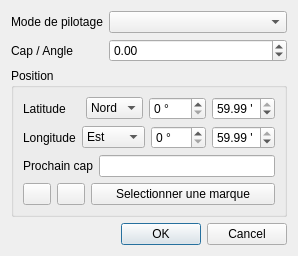
<?xml version="1.0" encoding="UTF-8"?>
<ui version="4.0">
 <class>pilototo_param_ui</class>
 <widget class="QDialog" name="pilototo_param_ui">
  <property name="geometry">
   <rect>
    <x>0</x>
    <y>0</y>
    <width>286</width>
    <height>234</height>
   </rect>
  </property>
  <property name="windowTitle">
   <string>Instruction du pilototo</string>
  </property>
  <layout class="QVBoxLayout" name="verticalLayout">
   <item>
    <layout class="QFormLayout" name="formLayout">
     <property name="formAlignment">
      <set>Qt::AlignCenter</set>
     </property>
     <item row="0" column="0">
      <widget class="QLabel" name="label">
       <property name="text">
        <string>Mode de pilotage</string>
       </property>
      </widget>
     </item>
     <item row="0" column="1">
      <widget class="QComboBox" name="mode"/>
     </item>
     <item row="1" column="0">
      <widget class="QLabel" name="label_2">
       <property name="text">
        <string>Cap / Angle</string>
       </property>
      </widget>
     </item>
     <item row="1" column="1">
      <widget class="QDoubleSpinBox" name="angle">
       <property name="minimum">
        <double>-179.990000000000009</double>
       </property>
       <property name="maximum">
        <double>179.990000000000009</double>
       </property>
      </widget>
     </item>
    </layout>
   </item>
   <item>
    <widget class="QGroupBox" name="position_grp">
     <property name="title">
      <string>Position</string>
     </property>
     <layout class="QVBoxLayout" name="verticalLayout_2">
      <item>
       <layout class="QHBoxLayout" name="horizontalLayout_5">
        <item>
         <widget class="QLabel" name="label_5">
          <property name="text">
           <string>Latitude</string>
          </property>
         </widget>
        </item>
        <item>
         <widget class="QComboBox" name="lat_sig">
          <item>
           <property name="text">
            <string>Nord</string>
           </property>
          </item>
          <item>
           <property name="text">
            <string>Sud</string>
           </property>
          </item>
         </widget>
        </item>
        <item>
         <widget class="QSpinBox" name="lat_deg">
          <property name="suffix">
           <string> °</string>
          </property>
          <property name="prefix">
           <string/>
          </property>
          <property name="minimum">
           <number>0</number>
          </property>
          <property name="maximum">
           <number>89</number>
          </property>
          <property name="value">
           <number>0</number>
          </property>
         </widget>
        </item>
        <item>
         <widget class="QDoubleSpinBox" name="lat_min">
          <property name="suffix">
           <string> '</string>
          </property>
          <property name="minimum">
           <double>0.000000000000000</double>
          </property>
          <property name="maximum">
           <double>59.990000000000002</double>
          </property>
          <property name="value">
           <double>59.990000000000002</double>
          </property>
         </widget>
        </item>
       </layout>
      </item>
      <item>
       <layout class="QHBoxLayout" name="horizontalLayout_3">
        <item>
         <widget class="QLabel" name="label_3">
          <property name="text">
           <string>Longitude</string>
          </property>
         </widget>
        </item>
        <item>
         <widget class="QComboBox" name="lon_sig">
          <item>
           <property name="text">
            <string>Est</string>
           </property>
          </item>
          <item>
           <property name="text">
            <string>Ouest</string>
           </property>
          </item>
         </widget>
        </item>
        <item>
         <widget class="QSpinBox" name="lon_deg">
          <property name="suffix">
           <string> °</string>
          </property>
          <property name="prefix">
           <string/>
          </property>
          <property name="minimum">
           <number>0</number>
          </property>
          <property name="maximum">
           <number>359</number>
          </property>
          <property name="value">
           <number>0</number>
          </property>
         </widget>
        </item>
        <item>
         <widget class="QDoubleSpinBox" name="lon_min">
          <property name="suffix">
           <string> '</string>
          </property>
          <property name="minimum">
           <double>0.000000000000000</double>
          </property>
          <property name="maximum">
           <double>59.990000000000002</double>
          </property>
          <property name="value">
           <double>59.990000000000002</double>
          </property>
         </widget>
        </item>
       </layout>
      </item>
      <item>
       <layout class="QHBoxLayout" name="horizontalLayout_4">
        <item>
         <widget class="QLabel" name="label_4">
          <property name="text">
           <string>Prochain cap</string>
          </property>
         </widget>
        </item>
        <item>
         <widget class="QLineEdit" name="editWph"/>
        </item>
       </layout>
      </item>
      <item>
       <layout class="QHBoxLayout" name="horizontalLayout_6">
        <item>
         <widget class="QPushButton" name="btn_copyPOI">
          <property name="maximumSize">
           <size>
            <width>28</width>
            <height>16777215</height>
           </size>
          </property>
          <property name="text">
           <string/>
          </property>
         </widget>
        </item>
        <item>
         <widget class="QPushButton" name="btn_pastePOI">
          <property name="maximumSize">
           <size>
            <width>28</width>
            <height>16777215</height>
           </size>
          </property>
          <property name="text">
           <string/>
          </property>
         </widget>
        </item>
        <item>
         <widget class="QPushButton" name="btn_selectPOI">
          <property name="text">
           <string>Selectionner une marque</string>
          </property>
         </widget>
        </item>
       </layout>
      </item>
     </layout>
    </widget>
   </item>
   <item>
    <widget class="QDialogButtonBox" name="buttonBox">
     <property name="standardButtons">
      <set>QDialogButtonBox::Cancel|QDialogButtonBox::Ok</set>
     </property>
    </widget>
   </item>
  </layout>
 </widget>
 <tabstops>
  <tabstop>lat_sig</tabstop>
  <tabstop>lat_deg</tabstop>
  <tabstop>lat_min</tabstop>
  <tabstop>lon_sig</tabstop>
  <tabstop>lon_deg</tabstop>
  <tabstop>lon_min</tabstop>
  <tabstop>editWph</tabstop>
  <tabstop>btn_copyPOI</tabstop>
  <tabstop>btn_pastePOI</tabstop>
  <tabstop>btn_selectPOI</tabstop>
 </tabstops>
 <resources/>
 <connections>
  <connection>
   <sender>mode</sender>
   <signal>currentIndexChanged(int)</signal>
   <receiver>pilototo_param_ui</receiver>
   <slot>modeChanged(int)</slot>
   <hints>
    <hint type="sourcelabel">
     <x>160</x>
     <y>22</y>
    </hint>
    <hint type="destinationlabel">
     <x>265</x>
     <y>30</y>
    </hint>
   </hints>
  </connection>
  <connection>
   <sender>buttonBox</sender>
   <signal>accepted()</signal>
   <receiver>pilototo_param_ui</receiver>
   <slot>accept()</slot>
   <hints>
    <hint type="sourcelabel">
     <x>217</x>
     <y>372</y>
    </hint>
    <hint type="destinationlabel">
     <x>232</x>
     <y>235</y>
    </hint>
   </hints>
  </connection>
  <connection>
   <sender>buttonBox</sender>
   <signal>rejected()</signal>
   <receiver>pilototo_param_ui</receiver>
   <slot>reject()</slot>
   <hints>
    <hint type="sourcelabel">
     <x>217</x>
     <y>372</y>
    </hint>
    <hint type="destinationlabel">
     <x>200</x>
     <y>247</y>
    </hint>
   </hints>
  </connection>
  <connection>
   <sender>btn_pastePOI</sender>
   <signal>clicked()</signal>
   <receiver>pilototo_param_ui</receiver>
   <slot>pastePOI()</slot>
   <hints>
    <hint type="sourcelabel">
     <x>76</x>
     <y>195</y>
    </hint>
    <hint type="destinationlabel">
     <x>196</x>
     <y>218</y>
    </hint>
   </hints>
  </connection>
  <connection>
   <sender>btn_selectPOI</sender>
   <signal>clicked()</signal>
   <receiver>pilototo_param_ui</receiver>
   <slot>selectPOI()</slot>
   <hints>
    <hint type="sourcelabel">
     <x>205</x>
     <y>190</y>
    </hint>
    <hint type="destinationlabel">
     <x>295</x>
     <y>221</y>
    </hint>
   </hints>
  </connection>
  <connection>
   <sender>btn_copyPOI</sender>
   <signal>clicked()</signal>
   <receiver>pilototo_param_ui</receiver>
   <slot>copyPOI()</slot>
   <hints>
    <hint type="sourcelabel">
     <x>285</x>
     <y>200</y>
    </hint>
    <hint type="destinationlabel">
     <x>272</x>
     <y>233</y>
    </hint>
   </hints>
  </connection>
 </connections>
 <slots>
  <slot>modeChanged(int)</slot>
  <slot>pastePOI()</slot>
  <slot>selectPOI()</slot>
  <slot>copyPOI()</slot>
 </slots>
</ui>
